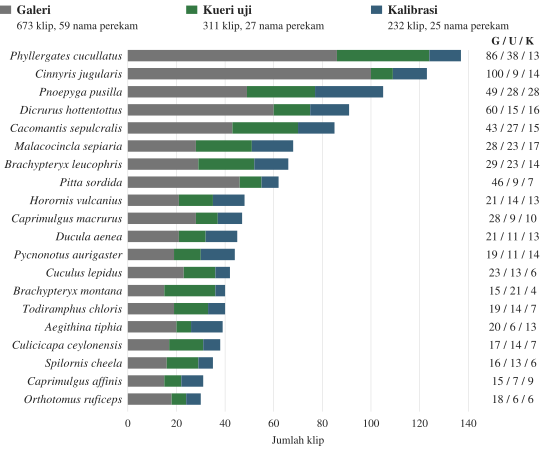

Generate this figure with Python:
"""Buat grafik BAB III dari data/manifests/dataset_split.csv dengan ReportLab."""
import argparse
import csv
from collections import Counter, defaultdict
from pathlib import Path

from reportlab.lib.colors import HexColor
from reportlab.pdfgen.canvas import Canvas


HERE = Path(__file__).resolve().parent
ROLES = (
    ("gallery", "Galeri", "#757575"),
    ("query_clean", "Kueri uji", "#347943"),
    ("calibration", "Kalibrasi", "#365F7A"),
)


def plot(manifest, output):
    counts = defaultdict(Counter)
    authors = defaultdict(set)
    seen = set()
    with manifest.open(encoding="utf-8-sig", newline="") as stream:
        for row in csv.DictReader(stream):
            ident, role = row["recording_id"], row["split_role"]
            if ident in seen or role not in {key for key, _, _ in ROLES}:
                raise ValueError(f"Periksa ID rekaman atau peran pada {ident}")
            seen.add(ident)
            counts[row["scientific_name"]][role] += 1
            authors[role].add(row["author"].strip())
    species = sorted(counts, key=lambda name: (-sum(counts[name].values()), name))
    maximum = max(sum(row.values()) for row in counts.values())
    tick = 20
    axis_max = ((maximum + tick - 1) // tick) * tick
    row_height = 13
    width, height = 398, row_height * len(species) + 78
    x0, x1 = 92, 337
    top = height - 40
    axis_y = top - row_height * len(species) + 4
    pdf = Canvas(str(output), pagesize=(width, height), invariant=True)
    pdf.setTitle("Pembagian rekaman target per spesies dan peran")
    for i, (key, label, color) in enumerate(ROLES):
        x = (0, 134, 267)[i]
        n = sum(row[key] for row in counts.values())
        pdf.setFillColor(HexColor(color))
        pdf.rect(x, height - 10, 8, 6, fill=1, stroke=0)
        pdf.setFillColor(HexColor("#222222"))
        pdf.setFont("Times-Bold", 9)
        pdf.drawString(x + 12, height - 10, label)
        pdf.setFont("Times-Roman", 8)
        pdf.drawString(x + 12, height - 21, f"{n} klip, {len(authors[key])} nama perekam")
    pdf.setFont("Times-Roman", 8)
    for value in range(0, axis_max + 1, tick):
        x = x0 + (x1 - x0) * value / axis_max
        pdf.setLineWidth(0.35)
        pdf.setStrokeColor(HexColor("#D5D5D5"))
        pdf.line(x, axis_y, x, top + 4)
        pdf.drawCentredString(x, axis_y - 11, str(value))
    pdf.drawCentredString((x0 + x1) / 2, axis_y - 23, "Jumlah klip")
    pdf.setFont("Times-Bold", 8)
    pdf.drawCentredString(369, top + 8, "G / U / K")
    for i, name in enumerate(species):
        row = counts[name]
        y = top - i * row_height
        pdf.setFont("Times-Italic", 8.6)
        pdf.drawRightString(x0 - 4, y - 2.8, name)
        x = x0
        for key, _, color in ROLES:
            segment = (x1 - x0) * row[key] / axis_max
            pdf.setFillColor(HexColor(color))
            pdf.rect(x, y - 4.1, segment, 8.2, fill=1, stroke=0)
            x += segment
        pdf.setFillColor(HexColor("#222222"))
        pdf.setFont("Times-Roman", 8.5)
        pdf.drawCentredString(369, y - 2.8, " / ".join(str(row[k]) for k, _, _ in ROLES))
    pdf.save()


if __name__ == "__main__":
    parser = argparse.ArgumentParser(description=__doc__)
    parser.add_argument("manifest", type=Path, nargs="?",
                        default=HERE.parents[2] / "data/manifests/dataset_split.csv")
    parser.add_argument("--output", type=Path, default=HERE / "pembagian_target.pdf")
    args = parser.parse_args()
    plot(args.manifest, args.output)
